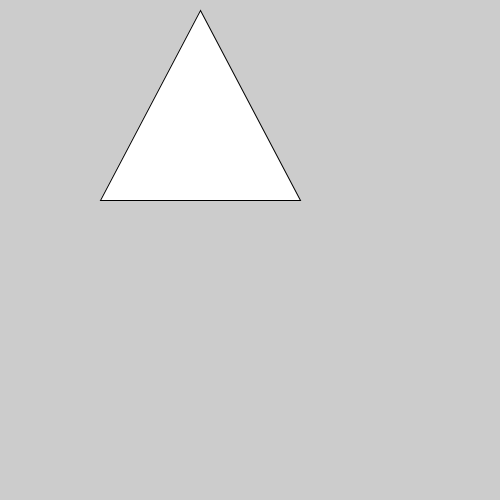
Frame 1 (no input)
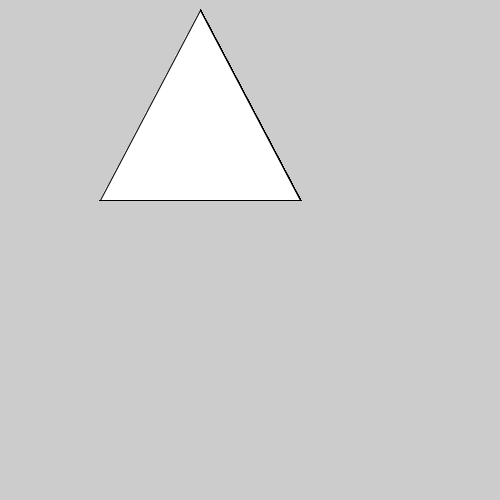
Frame 60 (the mouse pressed at the canvas centre just before this capture)
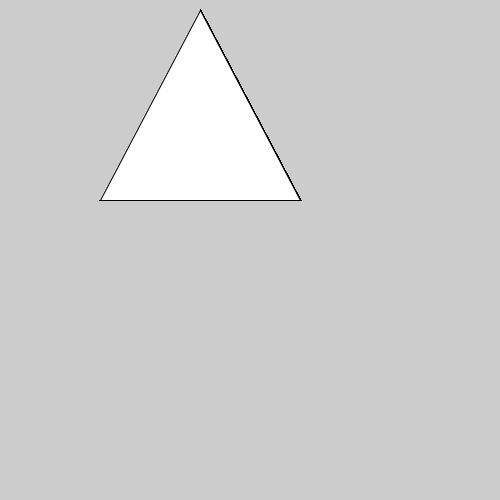
Frame 120 (the mouse held since frame 60 and released just before this capture)

The Processing sketch that drew these frames (run headless with seeded random() and noise(); from frame 60 on, the mouse is pressed at the canvas centre):

// Processing sketch: Opd9_8
// ── Opd9_8.pde

void setup(){
size(500,500);

}

void draw(){
//background(255,255,255);
tekenDriehoek(300,200,100,200,200,10);

}

void tekenDriehoek(int x1, int y1, int x2, int y2, int x3, int y3) {
    
  triangle(x1, y1, x2, y2, x3, y3);
}
